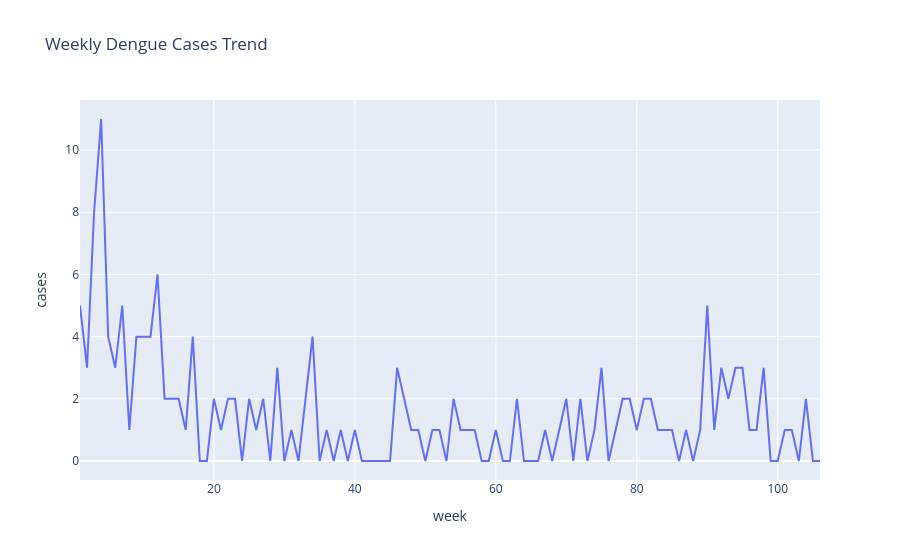

Here is the notebook cell this chart was saved with:
### Code cell
#shows how dengue evolved over time
area_data = data[data["moh_area"] == data["moh_area"].unique()[0]]

trend_plot = px.line(
    area_data,
    x="week",
    y="cases",
    title="Weekly Dengue Cases Trend"
)

trend_plot.show()

### Figure 1 — Plotly figure (JSON) as saved in the notebook; plotly's stock layout.template omitted (floating-point values rounded to 4 significant figures)
{"data": [{"hovertemplate": "week=%{x}<br>cases=%{y}<extra></extra>", "legendgroup": "", "line": {"color": "#636efa", "dash": "solid"}, "marker": {"symbol": "circle"}, "mode": "lines", "name": "", "orientation": "v", "showlegend": false, "type": "scatter", "x": [1, 2, 3, 4, 5, 6, 7, 8, 9, 10, 11, 12, 13, 14, 15, 16, 17, 18, 19, 20, 21, 22, 23, 24, 25, 26, 27, 28, 29, 30, 31, 32, 33, 34, 35, 36, 37, 38, 39, 40, 41, 42, 43, 44, 45, 46, 47, 48, 49, 50, 51, 52, 53, 54, 55, 56, 57, 58, 59, 60, 61, 62, 63, 64, 65, 66, 67, 68, 69, 70, 71, 72, 73, 74, 75, 76, 77, 78, 79, 80, 81, 82, 83, 84, 85, 86, 87, 88, 89, 90, 91, 92, 93, 94, 95, 96, 97, 98, 99, 100, 101, 102, 103, 104, 105, 106], "xaxis": "x", "y": [5.0, 3.0, 8.0, 11.0, 4.0, 3.0, 5.0, 1.0, 4.0, 4.0, 4.0, 6.0, 2.0, 2.0, 2.0, 1.0, 4.0, 0.0, 0.0, 2.0, 1.0, 2.0, 2.0, 0.0, 2.0, 1.0, 2.0, 0.0, 3.0, 0.0, 1.0, 0.0, 2.0, 4.0, 0.0, 1.0, 0.0, 1.0, 0.0, 1.0, 0.0, 0.0, 0.0, 0.0, 0.0, 3.0, 2.0, 1.0, 1.0, 0.0, 1.0, 1.0, 0.0, 2.0, 1.0, 1.0, 1.0, 0.0, 0.0, 1.0, 0.0, 0.0, 2.0, 0.0, 0.0, 0.0, 1.0, 0.0, 1.0, 2.0, 0.0, 2.0, 0.0, 1.0, 3.0, 0.0, 1.0, 2.0, 2.0, 1.0, 2.0, 2.0, 1.0, 1.0, 1.0, 0.0, 1.0, 0.0, 1.0, 5.0, 1.0, 3.0, 2.0, 3.0, 3.0, 1.0, 1.0, 3.0, 0.0, 0.0, 1.0, 1.0, 0.0, 2.0, 0.0, 0.0], "yaxis": "y"}], "layout": {"legend": {"tracegroupgap": 0}, "title": {"text": "Weekly Dengue Cases Trend"}, "xaxis": {"anchor": "y", "domain": [0, 1], "title": {"text": "week"}}, "yaxis": {"anchor": "x", "domain": [0, 1], "title": {"text": "cases"}}}}
